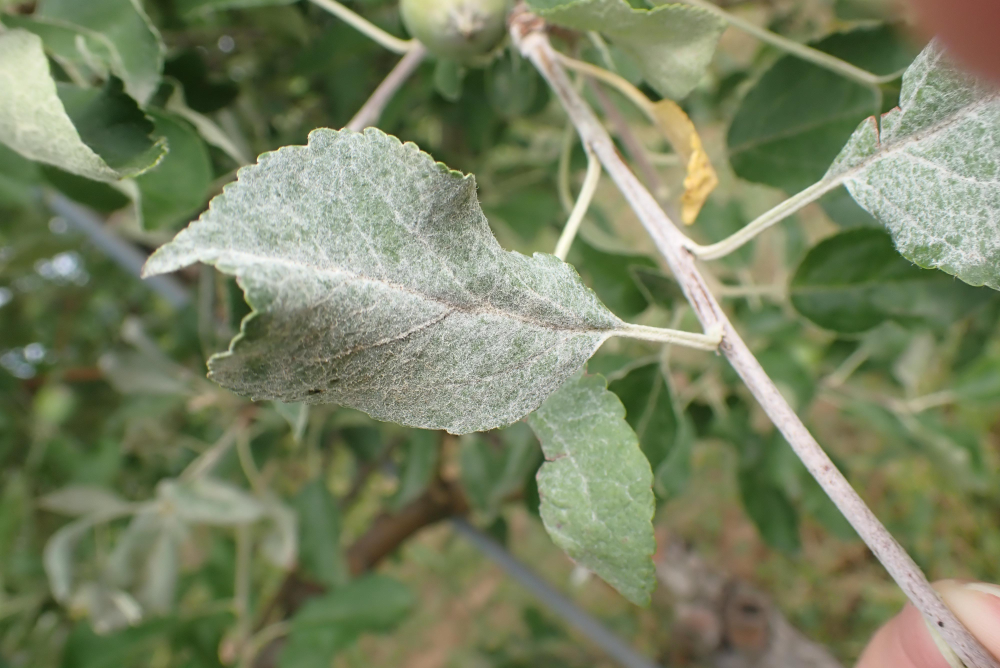
#> input picture Frontend/src/assets/check.jpg, 4000 x 2672 px (shown at 1/4 size); its folder holds only this picture in this run
$ python -i create_severity_dataset.py   (imports and definitions only)
#> lines starting #> are read from the running program, lines starting #| are printed output that depends on the picture; after the words box and inside, x2 and y2 are one past the last pixel; in counts of white or black regions, pixels touching at a corner belong together
import os
import cv2
import numpy as np
import csv

DATASET_TRAIN = "dataset/Train"
OUTPUT_CSV = "dataset/severity_labels.csv"

def estimate_severity(image_path):
#> called with image_path = '../Frontend/src/assets/check.jpg'
    img = cv2.imread(image_path)
#> img is the input picture: shape (2672, 4000, 3); mean B, G, R 97.9, 129.8, 121.1
    if img is None:
        return "mild"  # skip unreadable images

    # Resize for consistency
    img = cv2.resize(img, (225, 225))
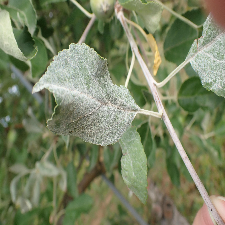
#> img: shape (225, 225, 3); mean B, G, R 97.7, 129.6, 121
    hsv = cv2.cvtColor(img, cv2.COLOR_BGR2HSV)
#> hsv: shape (225, 225, 3); mean H, S, V 40.3, 77.3, 132.3

    # Define green range (healthy leaf)
    lower_green = np.array([25, 40, 40])
    upper_green = np.array([90, 255, 255])
    green_mask = cv2.inRange(hsv, lower_green, upper_green)
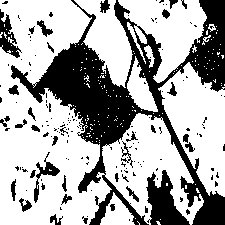
#> green_mask: shape (225, 225); 67.3% white; 160 black regions (126 under 20 px), largest, box (x1, y1, x2, y2) and area: (11, 0, 225, 225) 12629, (146, 170, 190, 225) 1265, (0, 9, 22, 58) 446

    # Invert green mask to get diseased (non-green) areas
    diseased_mask = cv2.bitwise_not(green_mask)

    # Calculate ratios
    total_leaf_pixels = np.count_nonzero(green_mask | diseased_mask)
#> total_leaf_pixels = 50625
    diseased_pixels = np.count_nonzero(diseased_mask)
#> diseased_pixels = 16569

    if total_leaf_pixels == 0:
        return "mild"

    ratio = diseased_pixels / total_leaf_pixels
#> ratio = 0.327

    # Assign severity based on ratio
    if ratio < 0.3:
        return "mild"
    elif ratio < 0.6:
        return "moderate"
    else:
        return "severe"


def generate_severity_csv():
    with open(OUTPUT_CSV, "w", newline="") as f:
        writer = csv.writer(f)
        writer.writerow(["filename", "severity"])

        for root, _, files in os.walk(DATASET_TRAIN):
            for file in files:
                if file.lower().endswith(('.jpg', '.jpeg', '.png')):
                    img_path = os.path.join(root, file)
                    rel_path = os.path.relpath(img_path, DATASET_TRAIN)
                    severity = estimate_severity(img_path)
                    writer.writerow([rel_path, severity])
                    print(f"{rel_path}: {severity}")

    print(f"\nSeverity labels created successfully: {OUTPUT_CSV}")


# [2 lines not run here, left out]

>>> result = estimate_severity('../Frontend/src/assets/check.jpg')

$ run again, on Frontend/src/assets/yield.jpg
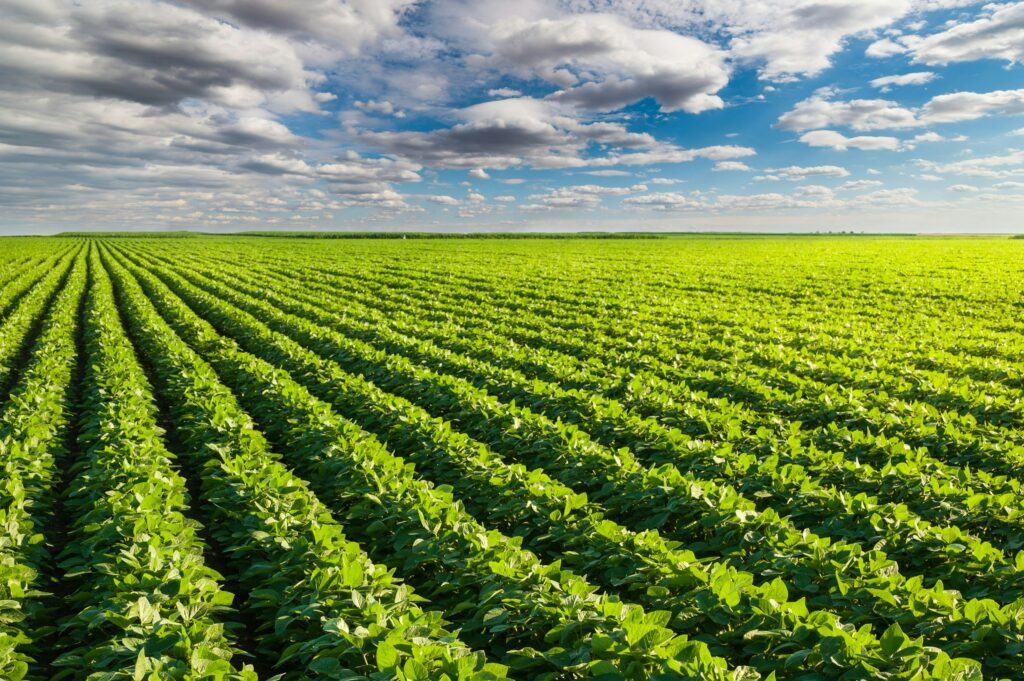
#> input picture Frontend/src/assets/yield.jpg, 1024 x 681 px
#> in estimate_severity, img is the input picture: shape (681, 1024, 3); mean B, G, R 79.2, 139, 117.1
#> in estimate_severity, `img = cv2.resize(img, (225, 225))`:
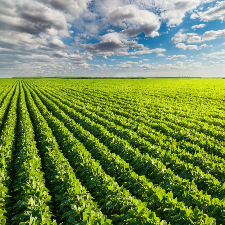
#> img: shape (225, 225, 3); mean B, G, R 79.1, 138.9, 117
#> hsv: shape (225, 225, 3); mean H, S, V 56.8, 145.5, 142.7
#> in estimate_severity, `green_mask = cv2.inRange(hsv, lower_green, upper_green)`:
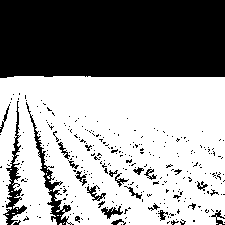
#> green_mask: shape (225, 225); 59.3% white; 308 black regions (282 under 20 px), largest, box (x1, y1, x2, y2) and area: (0, 0, 225, 78) 17266, (26, 102, 74, 225) 758, (3, 101, 27, 225) 703
#> total_leaf_pixels = 50625
#> diseased_pixels = 20600
#> ratio = 0.407
